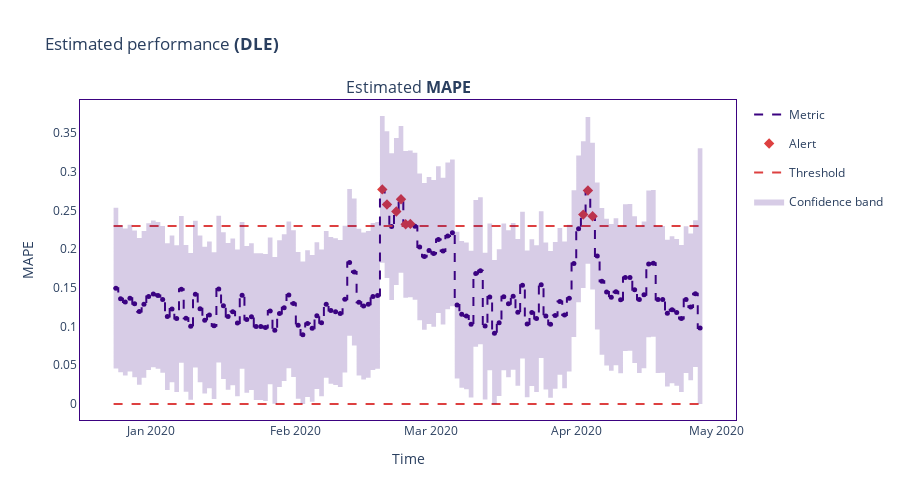

Notebook code for this chart:
### Code cell
pe_results.filter(period='analysis').plot()
